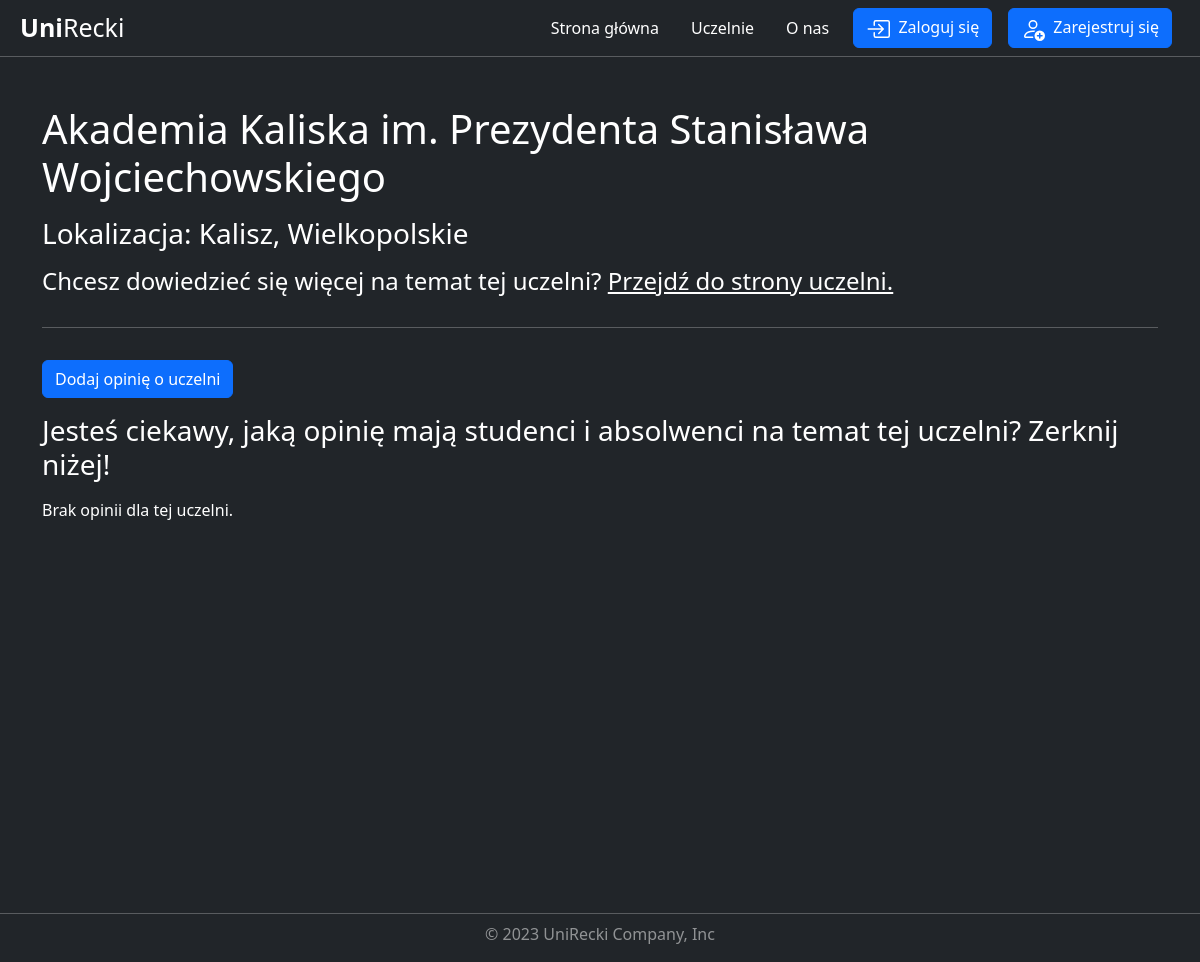
/university/12/, run on an earlier commit of the app's database.
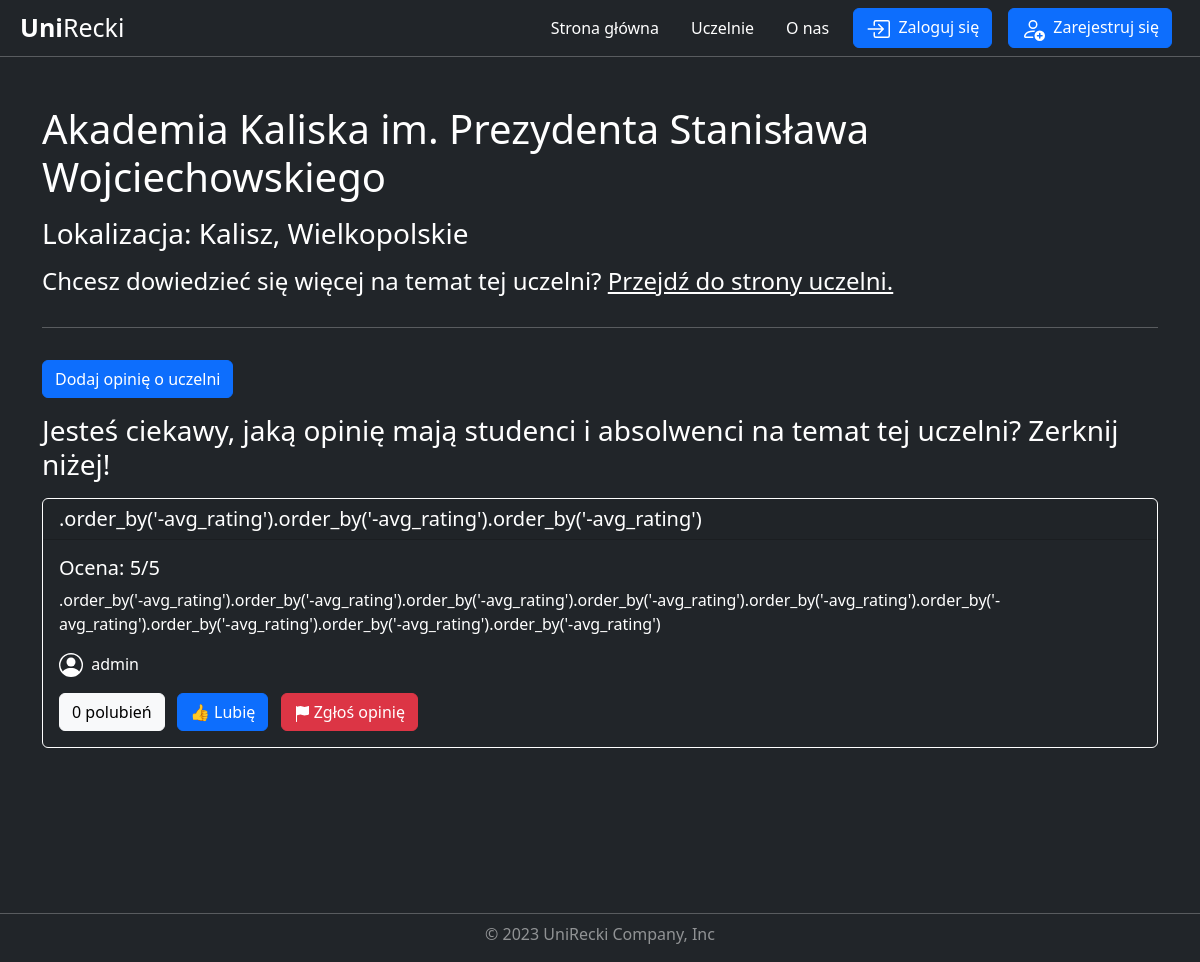
And on a later commit of the database.
### universities/models.py (models this page shows, shortened)
class University(models.Model):
    name = models.CharField(max_length=150)
    voivodeship = models.CharField(max_length=150)
    city = models.CharField(max_length=150)
    link = models.CharField(max_length=150)
    class Meta:
        verbose_name = 'University'
        verbose_name_plural = 'Universities'

class Review(models.Model):
    title = models.CharField( max_length=150)
    description = models.CharField( max_length=3000)
    rating = models.IntegerField(validators=[
            MaxValueValidator(5),
            MinValueValidator(1)
        ])
    add_date = models.DateTimeField(default=timezone.now, blank=True)
    university = models.ForeignKey(University, on_delete=models.CASCADE)
    user = models.ForeignKey(User, on_delete=models.CASCADE)
    users_like = models.ManyToManyField(User, related_name='images_liked', blank=True)
    class Meta:
        verbose_name = 'Review'
        verbose_name_plural = 'Reviews'

### universities/views.py (the view)
# urls.py: path('<int:pk>/', views.UniversityDetailView.as_view(), name='university_detail'),
class UniversityDetailView(DetailView):
    model = University
    template_name = 'universities/university_detail.html'  # Replace with your desired template name
    context_object_name = 'university'
    def get_context_data(self, **kwargs):
        context = super().get_context_data(**kwargs)
        university = self.get_object()
        reviews = university.review_set.all().order_by('-add_date')
        context['reviews'] = reviews
        return context

### universities/templates/universities/university_detail.html (shortened to what this page needs)
{% extends "base.html" %}
{% load static %}
{% block css %}
    <link rel="stylesheet" href="{% static "universities/university_detail.css" %}">
{% endblock css %}
{% block content %}
    <div class="container mt-5">
        <div class="row">
            <h1 class="mb-3">{{ university.name }}</h1>
            <h3 class="mb-3">Lokalizacja: {{ university.city }}, {{ university.voivodeship | capfirst }}</h3>
        </div>
        <div class="row">
            <h4 class="mb-3">
                Chcesz dowiedzieć się więcej na temat tej uczelni? <a href="{{ university.link }}">Przejdź do strony uczelni.</a>
            </h4>
        </div>
        <hr class="mt-3">
        <a href="{% url 'review_create' university.pk %}"
           class="btn btn-primary my-3">Dodaj opinię o uczelni</a>
        <h3 class="mb-3">Jesteś ciekawy, jaką opinię mają studenci i absolwenci na temat tej uczelni? Zerknij niżej!</h3>
        {% for review in reviews %}
            <div class="card bg-dark">
                <h5 class="card-header ">{{ review.title }}</h5>
                <div class="card-body">
                    <h5 class="card-title">Ocena: {{ review.rating }}/5</h5>
                    <p class="card-text">{{ review.description }}</p>
                    <p class="card-text">
                        {{ review.user.username }}
                    </p>
                    {% with total_likes=review.users_like.count %}
                        <span class="count-{{ review.id }} btn btn-light me-2">
                            <span class="total">{{ total_likes }}</span>
                            polubień
                        </span>
                    {% endwith %}
                    <a href="#"
                       class="like btn btn-primary me-2"
                       data-id="{{ review.id }}"
                       data-action="{% if request.user in review.users_like.all %}un{% endif %}like">
                        {% if request.user not in review.users_like.all %}
                            👍 Lubię
                        {% else %}
                            👎 Nie lubię
                        {% endif %}
                    </a>
                    <a href="{% url 'review_report_create' review.pk %}"
                       class="btn btn-danger">
                    Zgłoś opinię</a>
                </div>
            </div>
        {% empty %}
            <p>Brak opinii dla tej uczelni.</p>
        {% endfor %}
    </div>
{% endblock content %}

### templates/base.html (shortened to what this page needs)
{% load static %}
<!DOCTYPE html>
<html lang="en">
  <head>
    <link href="https://cdn.jsdelivr.net/npm/bootstrap@5.3.0-alpha3/dist/css/bootstrap.min.css"
          rel="stylesheet"
 />
    <link rel="stylesheet" href="{% static 'styles.css' %}" />
    {% block css %}
    {% endblock css %}
  </head>
  <body class="bg-dark">
    <nav class="navbar navbar-expand-md navbar-dark bg-dark p-2">
      <div class="container-fluid">
        <a class="navbar-brand p-0 fw-ligth bigger-font"
           href="{% url 'index' %}"><strong>Uni</strong>Recki</a>
        <div class="collapse navbar-collapse" id="navbarNavDropdown">
          <ul class="navbar-nav ms-auto">
            <li class="nav-item opacity">
              <a class="nav-link mx-2 active"
                 aria-current="page"
                 href="{% url 'index' %}">Strona główna</a>
            </li>
            <li class="nav-item opacity">
              <a class="nav-link mx-2 active" href="{% url 'university_list' %}">Uczelnie</a>
            </li>
            <li class="nav-item opacity">
              <a class="nav-link mx-2 active" href="{% url 'about' %}">O nas</a>
            </li>
            {% if not user.is_authenticated %}
              <li class="nav-item">
                <a class="btn btn-primary mx-2 my-2 my-sm-2 my-md-0 my-lg-0 my-xl-0 my-xxl-0"
                   href="{% url 'login' %}">
                Zaloguj się</a>
              </li>
              <li class="nav-item">
                <a class="btn btn-primary my-2 mx-2 my-sm-2 my-md-0 my-lg-0 my-xl-0 my-xxl-0"
                   href="{% url 'register' %}">
                Zarejestruj się</a>
              </li>
            {% endif %}
          </ul>
        </div>
      </div>
    </nav>
    <hr class="m-0" />
    <div class="min-vh-100">
      {% block content %}
      {% endblock content %}
    </div>
  </body>
  <footer class="my-2">
    <hr class="my-1" />
    <p class="text-center text-white mt-2 lower-opacity">© 2023 UniRecki Company, Inc</p>
  </footer>
</html>

### static/styles.css (style rules this page uses)
nav { color: white; }
body { color: white; }
h1 { color: white; }
a { color: white; }
h3 { color: white; }
.bigger-font { font-size: 25px; }
.lower-opacity { opacity: 0.5; }

### universities/static/universities/university_detail.css (style rules this page uses)
.card { color: white; border: 1px solid white; margin-bottom: 10px; }
hr { color: white; }

What changed in the data, as far as the page shows it:
added Review: title ".order_by('-avg_rating').order_by('-avg_rating').order_by('-avg_rating')", rating "5", description ".order_by('-avg_rating').order_by('-avg_rating').order_by('-avg_rating').order_by('-avg_rating').order_by('-avg_rating').order_by('-avg_rating').order_by('-avg_rating').order_by('-avg_rating').order_by('-avg_rating')", user.username "admin", users_like.count "0", shows "👍 Lubię"
Also different on the page:
text no longer shown: "Brak opinii dla tej uczelni."
